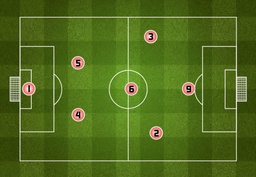
#> input picture Nhập môn thị giác máy tính - UIT/CS231-20521196-Buoi08/sanbong.jpg, 256 x 177 px, shrunk from 1159 x 800 before the run
$ python 20521196_Bai08.py
#> lines starting #> are read from the running program, lines starting #| are printed output that depends on the picture
import cv2
import numpy as np

img = cv2.imread('sanbong.jpg')
#> img is the input picture: shape (177, 256, 3); mean B, G, R 28.9, 107.3, 80.6
img = cv2.cvtColor(img, cv2.COLOR_BGR2GRAY)
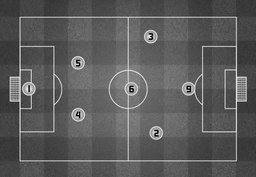
#> img: shape (177, 256); min 2, max 243, mean 90.4
cv2.imshow('input', img)
unique, count = np.unique(img, return_counts=True)
#> unique = 230 values from 2 to 243; count = 230 values, max 1044 at index 61, min 1 at index 8, mean 197
out = [[unique[i], count[i]] for i in range (0,len(unique))]
#> out = 230 pairs, first value 2 to 243, second value 1 to 1044
cdf = [count[0]]
#> cdf = [2]
for i in range (1,len(unique)):
    cdf.append(cdf[i-1] + count[i])
#> after the loop, cdf = 230 values from 2 to 45312
outa = [[unique[i], cdf[i]] for i in range (0,len(unique))]
#> outa = 230 pairs, first value 2 to 243, second value 2 to 45312
outb = [round((cdf[i] - min(cdf)) * 255 / (max(cdf) - min(cdf))) for i in range (0,len(unique))]
#> outb = 230 values from 0 to 255
xmax, ymax = np.shape(img)
#> xmax = 177; ymax = 256
for x in range (0, xmax):
    for y in range (0, ymax):
        for i in range (0,len(unique)):
            if img[x][y] == unique[i]:
                img[x][y] = outb[i]
                break
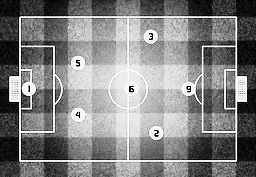
#> img: shape (177, 256); min 0, max 255, mean 129.2
cv2.imshow('results', img)
cv2.waitKey(0)
